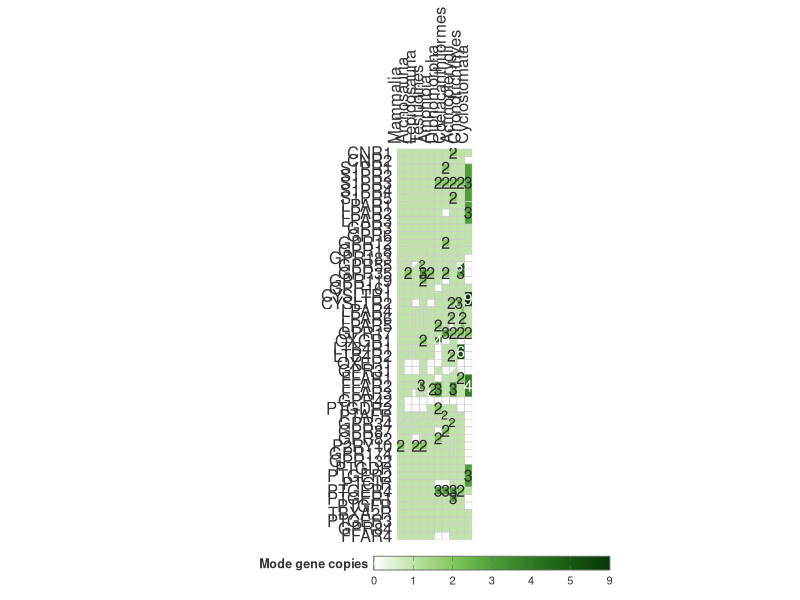

The R script that drew this image:
library(ggplot2)
library(dplyr)
library(egg)
library(tidyr)
library(stringr)
library(scales)
library(svglite)

dir.create("results/phyletic-distribution", recursive = TRUE, showWarnings = FALSE)

data <- read.csv(
  "data/phyletic-distribution/receptor_copy_number_mode.csv",
  stringsAsFactors = FALSE
)

# Axis definitions
receptor_order <- c("CNR1", "CNR2", "S1PR1", "S1PR2", "S1PR3", "S1PR4", "S1PR5", "LPAR1", "LPAR2", "LPAR3",
                    "GPR3", "GPR6", "GPR12", "GPR18", "GPR183", "GPR55", "GPR35", "GPR119", "GPR161", "CYSLTR1", "CYSLTR2", "LPAR4", "LPAR6", "LPAR5", "GPR17", "OXGR1",
                    "LTB4R1", "LTB4R2", "OXER1", "GPR31", "FFAR1", "FFAR2", "FFAR3",
                    "GPR42", "PTGDR2", "PTAFR", "GPR34", "GPR87", "GPR82", "P2RY10",
                    "GPR174", "GPR132", "PTGDR", "PTGER2", "PTGIR", "PTGER4", "PTGER1", "PTGFR",
                    "TBXA2R", "PTGER3", "GPR84", "FFAR4")

phyla_order <- c("Mammalia", "Archosauria", "Lepidosauria", "Testudines", "Amphibia",
                 "Dipnomorpha", "Coelacanthiformes", "Actinopterygii", "Chondrichthyes",
                 "Cyclostomata")

n_receptor <- length(receptor_order)

gap_after_phylum <- "Cyclostomata"
gap_size <- 1

phyla_pos <- setNames(seq_along(phyla_order), phyla_order)
if (!is.null(gap_after_phylum)) {
  gap_at <- match(gap_after_phylum, phyla_order)
  if (!is.na(gap_at) && gap_at < length(phyla_order)) {
    phyla_pos[(gap_at + 1):length(phyla_order)] <- phyla_pos[(gap_at + 1):length(phyla_order)] + gap_size
  }
}
n_phyla <- max(phyla_pos)

# 1. Separate data and identify positive singles
single_data <- data %>%
  filter(!grepl("\\|", Receptor)) %>%
  mutate(
    base_rec = sub("[-/]LIKE$", "", Receptor),
    is_like = grepl("[-/]LIKE$", Receptor)
  )

single_positive <- single_data %>% filter(Mode > 0)
merged_data <- data %>% filter(grepl("\\|", Receptor) & Mode > 0)

# 2. Process merged rectangles (layer 2)
split_tiles <- data.frame(Phyla = character(), base_rec = character(), is_split = logical())

if (nrow(merged_data) > 0) {
  user_rects <- merged_data %>%
    mutate(
      rec_start = sapply(strsplit(Receptor, "\\|"), `[`, 1),
      rec_end   = sapply(strsplit(Receptor, "\\|"), function(x) x[length(x)])
    ) %>%
    filter(rec_start %in% receptor_order & rec_end %in% receptor_order & Phyla %in% phyla_order) %>%
    rowwise() %>%
    mutate(
      covered_receptors = list(as.character(receptor_order[match(rec_start, receptor_order):match(rec_end, receptor_order)])),
      needs_split = any(covered_receptors %in% single_positive$base_rec[single_positive$Phyla == Phyla])
    ) %>%
    ungroup() %>%
    mutate(
      is_like = FALSE,
      X_idx   = unname(phyla_pos[Phyla]),
      Y_start = match(rec_start, rev(receptor_order)),
      Y_end   = match(rec_end, rev(receptor_order)),
      ymin = pmin(Y_start, Y_end) - 0.5,
      ymax = pmax(Y_start, Y_end) + 0.5,
      xmin = ifelse(needs_split, X_idx, X_idx - 0.5),
      xmax = X_idx + 0.5
    )
  
  if (nrow(user_rects) > 0) {
    split_tiles <- user_rects %>%
      unnest(covered_receptors) %>%
      filter(needs_split) %>%
      distinct(Phyla, base_rec = covered_receptors) %>%
      mutate(is_split = TRUE)
  }
} else {
  user_rects <- data.frame()
}

# 3. Process single data (layer 3)
single_processed <- single_data %>%
  filter(Mode > 0) %>%
  filter(base_rec %in% receptor_order & Phyla %in% phyla_order) %>%
  group_by(base_rec, Phyla) %>%
  mutate(has_both = n_distinct(is_like) == 2) %>%
  ungroup() %>%
  left_join(split_tiles, by = c("Phyla", "base_rec")) %>%
  mutate(
    is_split = replace_na(is_split, FALSE),
    X_idx = unname(phyla_pos[Phyla]),
    Y_idx = match(base_rec, rev(receptor_order)),
    ymin = Y_idx - 0.5,
    ymax = Y_idx + 0.5,
    xmin = X_idx - 0.5,
    xmax = ifelse(is_split, X_idx, X_idx + 0.5)
  )

# 4. Build empty base grid (layer 1)
base_grid <- expand.grid(base_rec = receptor_order, Phyla = phyla_order, stringsAsFactors = FALSE) %>%
  mutate(
    Mode = 0,
    is_like = FALSE,
    X_idx = unname(phyla_pos[Phyla]),
    Y_idx = match(base_rec, rev(receptor_order)),
    xmin = X_idx - 0.5,
    xmax = X_idx + 0.5,
    ymin = Y_idx - 0.5,
    ymax = Y_idx + 0.5
  )

# 5. Combine plain rectangles (painter's algorithm)
rect_data <- bind_rows(base_grid %>% select(Phyla, Mode, is_like, xmin, xmax, ymin, ymax))

if (nrow(user_rects) > 0) {
  rect_data <- bind_rows(rect_data, user_rects %>% select(Phyla, Mode, is_like, xmin, xmax, ymin, ymax))
}

single_rect_only <- single_processed %>% filter(!has_both & !is_like)
if (nrow(single_rect_only) > 0) {
  rect_data <- bind_rows(rect_data, single_rect_only %>% select(Phyla, Mode, is_like, xmin, xmax, ymin, ymax))
}

# Value of 1 is the dominant background copy number, so its label is suppressed
rect_data <- rect_data %>%
  mutate(
    xmid = (xmin + xmax) / 2,
    ymid = (ymin + ymax) / 2,
    label_text = ifelse(Mode > 1, paste0(Mode, ifelse(is_like, "*", "")), "")
  )

# 5b. Diagonal-split triangles (unchanged geometry, "1" label suppressed)
triangle_data <- single_processed %>% filter(has_both | is_like)

if (nrow(triangle_data) > 0) {
  triangle_data <- triangle_data %>%
    mutate(
      group_id = paste(Phyla, base_rec, is_like, sep = "_"),
      xmid = ifelse(is_like, (xmin + xmax + xmax) / 3, (xmin + xmin + xmax) / 3),
      ymid = ifelse(is_like, (ymin + ymin + ymax) / 3, (ymin + ymax + ymax) / 3),
      label_text = ifelse(Mode > 1, paste0(Mode, ifelse(is_like, "*", "")), "")
    ) %>%
    rowwise() %>%
    mutate(
      poly = list(
        if (is_like) {
          data.frame(x = c(xmin, xmax, xmax), y = c(ymin, ymin, ymax))
        } else {
          data.frame(x = c(xmin, xmin, xmax), y = c(ymin, ymax, ymax))
        }
      )
    ) %>%
    ungroup() %>%
    unnest(poly)
}

triangle_labels <- if (nrow(triangle_data) > 0) {
  triangle_data %>% distinct(group_id, xmid, ymid, label_text, Mode)
} else {
  data.frame()
}

# 6. Color scale: monochromatic green ramp, complements panels 1 (blue) and 2 (amber)
data_scope <- data %>%
  filter(Phyla %in% phyla_order) %>%
  mutate(base_rec = sub("[-/]LIKE$", "", sapply(strsplit(Receptor, "\\|"), `[`, 1))) %>%
  filter(base_rec %in% receptor_order | grepl("\\|", Receptor))
max_val <- max(data_scope$Mode, na.rm = TRUE)

green_stops  <- c(0, 1, 2, 3, 4, 5, max_val)
green_colors <- c(
  "#ffffff",  # 0  — absent
  "#bfe3a8",  # 1  — dominant/background copy, now clearly visible (was #eef7ea)
  "#83c95c",  # 2  — clearly a step up (was #d3ecc7)
  "#4f9e38",  # 3  — solid mid-green (was #b0dd9c)
  "#2f7a22",  # 4  — (was #87c96f)
  "#175a12",  # 5  — (was #5fae49)
  "#0a3607"   # max — deep green, reserved for the rare outliers (was #12300d)
)

# A data maximum can coincide with a predefined stop. Retain the final colour
# for duplicated stops so interpolation and the legend remain well defined.
keep_stops <- !duplicated(green_stops, fromLast = TRUE)
green_stops <- green_stops[keep_stops]
green_colors <- green_colors[keep_stops]

# Custom transform: maps irregular green_stops onto evenly-spaced [0,1]
# positions, so the colorbar shows equal visual gaps between labels
# regardless of how close/far the underlying values are.
even_positions <- seq(0, 1, length.out = length(green_stops))

stop_trans <- scales::trans_new(
  name      = "even_stops",
  transform = function(x) stats::approx(x = green_stops, y = even_positions, xout = x, rule = 2)$y,
  inverse   = function(x) stats::approx(x = even_positions, y = green_stops, xout = x, rule = 2)$y
)

# Palette is now evenly spaced by default (no 'values' arg needed --
# the trans above already handles the uneven stop spacing)
fill_pal <- scales::gradient_n_pal(green_colors)
get_fill <- function(x) fill_pal(stop_trans$transform(pmin(x, max_val)))

get_text_color <- function(x) {
  cols <- get_fill(x)
  rgb_mat <- grDevices::col2rgb(cols) / 255
  lum <- 0.2126 * rgb_mat["red", ] + 0.7152 * rgb_mat["green", ] + 0.0722 * rgb_mat["blue", ]
  ifelse(lum > 0.5, "grey15", "white")
}

rect_data <- rect_data %>% mutate(text_color = get_text_color(Mode))
if (nrow(triangle_labels) > 0) {
  triangle_labels <- triangle_labels %>% mutate(text_color = get_text_color(Mode))
}

# 7. Build heatmap
main_plot <- ggplot() +
  geom_rect(
    data = rect_data,
    aes(xmin = xmin, xmax = xmax, ymin = ymin, ymax = ymax, fill = Mode),
    color = "grey80", linewidth = 0.2
  )

if (nrow(triangle_data) > 0) {
  main_plot <- main_plot +
    geom_polygon(
      data = triangle_data,
      aes(x = x, y = y, group = group_id, fill = Mode),
      color = "grey80", linewidth = 0.2
    )
}

main_plot <- main_plot +
  geom_text(
    data = rect_data,
    aes(x = xmid, y = ymid, label = label_text, color = text_color),
    size = 4, family = "sans"
  )

if (nrow(triangle_labels) > 0) {
  main_plot <- main_plot +
    geom_text(
      data = triangle_labels,
      aes(x = xmid, y = ymid, label = label_text, color = text_color),
      size = 3.2, family = "sans"
    )
}

main_plot <- main_plot +
  scale_color_identity() +
  scale_fill_gradientn(
    colours = green_colors,
    trans   = stop_trans,
    limits  = c(0, max_val),
    oob     = scales::squish,
    na.value = "white",
    name    = "Mode gene copies",
    breaks  = green_stops,
    labels  = as.character(round(green_stops)),
    guide   = guide_colorbar(
      direction   = "horizontal",
      barwidth    = unit(6, "cm"),
      barheight   = unit(0.35, "cm"),
      frame.colour = "grey40",
      frame.linewidth = 0.3,
      ticks.colour = "grey40",
      title.position = "left",
      title.vjust = 0.9,
      label.position = "bottom"
    )
  ) +
    scale_x_continuous(
    breaks = unname(phyla_pos),
    labels = names(phyla_pos),
    expand = c(0, 0),
    limits = c(0.5, n_phyla + 0.5),
    position = "top"
  ) +
  scale_y_continuous(
    breaks = 1:n_receptor,
    labels = rev(receptor_order),
    expand = c(0, 0),
    limits = c(0.5, n_receptor + 0.5)
  ) +
  coord_fixed(ratio = 1) +
  theme_classic(base_family = "sans", base_size = 8) +
  theme(
    axis.title = element_blank(),
    axis.text.x = element_text(angle = 90, hjust = 0, vjust = 0.5, size = 12, colour = "grey20"),
    axis.text.y = element_text(size = 12, colour = "grey20", hjust = 1),
    legend.position = "bottom",
    legend.title = element_text(size = 9, face = "bold", colour = "grey20"),
    legend.text = element_text(size = 8, colour = "grey20"),
    panel.grid = element_blank(),
    panel.border = element_blank(),
    axis.line = element_blank(),
    axis.ticks = element_blank(),
    plot.margin = margin(5, 10, 5, 5)
  )

# 8. Save
ggsave(
  "results/phyletic-distribution/copy_number_mode_vertebrates.svg",
  plot = main_plot,
  device = svglite,
  width = 10,
  height = 20,
  units = "in"
)
